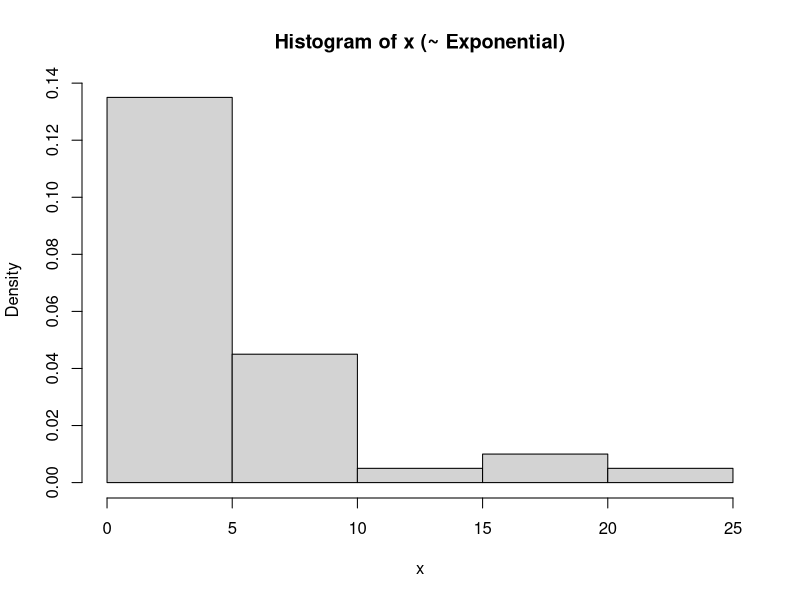
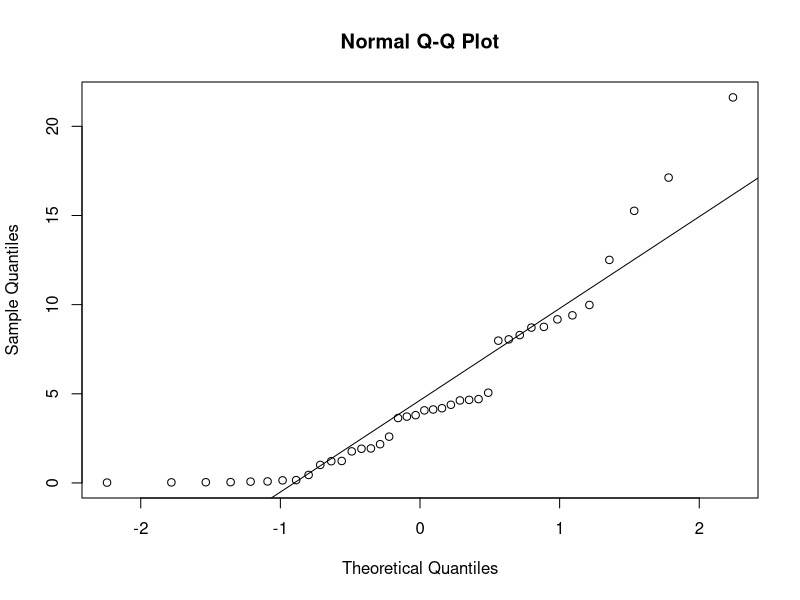

These figures' R source, in order:
## ---- chunk 1
set.seed(1234)
lambda <- 0.2
x <- rexp(40, lambda)
hist(x, probability=T, main="Histogram of x (~ Exponential)")
theory.mean <- 1.0/lambda
exp.mean <- mean(x)
print ( cat('Experimental Mean =', exp.mean, ' compared to the theoretical mean, 1/lambda= ', theory.mean, '\n'))
## ---- chunk 2
theory.var <- 1.0/lambda^2
exp.var <- var(x)
print ( cat('Experimental Variance =', exp.var, ' compared to the theoretical Variance, 1/lambda = ', theory.var, "\n"))
## ---- chunk 3
qqnorm(x) 
qqline(x)
